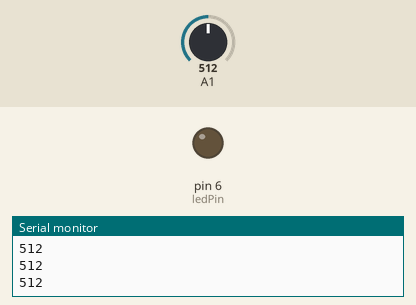
Simulated run of this sketch. Board: Arduino Uno, built with avr-gcc and run on an emulated ATmega328P. Parts: output pins drawn as LEDs (lit = HIGH), the last lines printed to the serial monitor. The inputs (shaded band) are chosen by the test bench; at power-on: A1 = 512.

Above: at 1.2 s.
1.3 s: A1 set to 107
2.8 s: A1 set to 94
At 4.2 s:
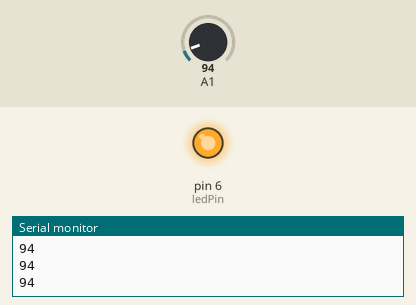
4.5 s: A1 set to 110
At 5.5 s:
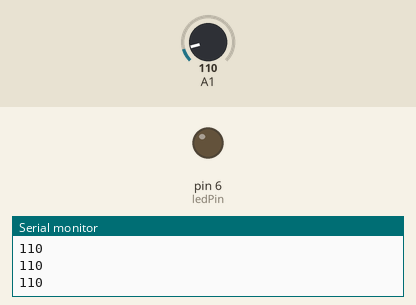
6.0 s: A1 set to 90
At 6.7 s:
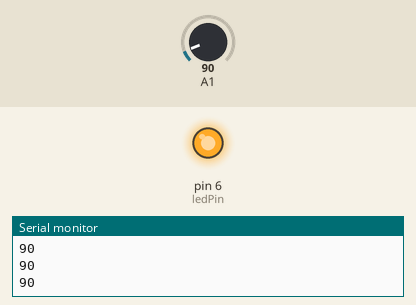
Timing chart, 0 to 8.5 s (numbered marks = the images above; inputs shaded):
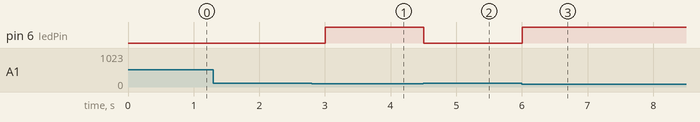

The sketch:

sensorLuz.ino
```cpp
int ledPin=6;
int thresholdvalue=100;
void setup(){
  pinMode(ledPin,OUTPUT);
  Serial.begin(115200);

}
void loop(){
  int sensorValue=analogRead(1);

  if (sensorValue<thresholdvalue){
    digitalWrite(ledPin,HIGH);

  }else{
    digitalWrite(ledPin,LOW);
  }

  Serial.println(sensorValue);
  delay(300);


}
```

Measured:
- the behaviour switches between 100 and 99 on A1 (found by bisection; images 0 and 1)
- after the input at 2.8 s, pin 6 (ledPin): LOW → HIGH after 0.20 s
- after the input at 4.5 s, pin 6 (ledPin): HIGH → LOW at once
- after the input at 6.0 s, pin 6 (ledPin): LOW → HIGH at once
